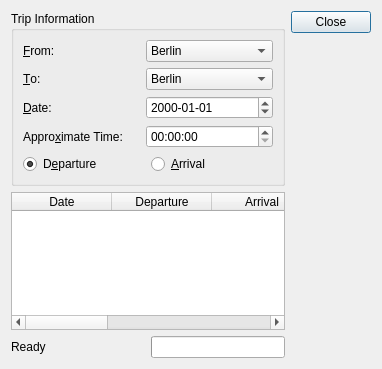
<ui version="4.0" >
 <class>TripPlanner</class>
 <widget class="QDialog" name="TripPlanner" >
  <property name="geometry" >
   <rect>
    <x>0</x>
    <y>0</y>
    <width>382</width>
    <height>369</height>
   </rect>
  </property>
  <property name="windowTitle" >
   <string>Trip Planner</string>
  </property>
  <layout class="QGridLayout" >
   <item row="0" column="0" >
    <widget class="QGroupBox" name="tripInfoGroupBox" >
     <property name="title" >
      <string>Trip Information</string>
     </property>
     <layout class="QGridLayout" >
      <item row="3" column="0" >
       <widget class="QLabel" name="timeLabel" >
        <property name="text" >
         <string>Appro&amp;ximate Time:</string>
        </property>
        <property name="buddy" >
         <cstring>timeEdit</cstring>
        </property>
       </widget>
      </item>
      <item row="2" column="1" >
       <widget class="QDateTimeEdit" name="dateEdit" >
        <property name="displayFormat" >
         <string>yyyy-MM-dd</string>
        </property>
       </widget>
      </item>
      <item row="3" column="1" >
       <widget class="QDateTimeEdit" name="timeEdit" >
        <property name="displayFormat" >
         <string>hh:mm:ss</string>
        </property>
       </widget>
      </item>
      <item row="2" column="0" >
       <widget class="QLabel" name="dateLabel" >
        <property name="text" >
         <string>&amp;Date:</string>
        </property>
        <property name="buddy" >
         <cstring>dateEdit</cstring>
        </property>
       </widget>
      </item>
      <item row="1" column="0" >
       <widget class="QLabel" name="toLabel" >
        <property name="text" >
         <string>&amp;To:</string>
        </property>
        <property name="buddy" >
         <cstring>toComboBox</cstring>
        </property>
       </widget>
      </item>
      <item row="4" column="0" colspan="2" >
       <layout class="QHBoxLayout" >
        <item>
         <widget class="QRadioButton" name="departureRadioButton" >
          <property name="text" >
           <string>D&amp;eparture</string>
          </property>
          <property name="shortcut" >
           <string>Alt+E</string>
          </property>
          <property name="checked" >
           <bool>true</bool>
          </property>
         </widget>
        </item>
        <item>
         <widget class="QRadioButton" name="arrivalRadioButton" >
          <property name="text" >
           <string>&amp;Arrival</string>
          </property>
          <property name="shortcut" >
           <string>Alt+A</string>
          </property>
         </widget>
        </item>
       </layout>
      </item>
      <item row="0" column="1" >
       <widget class="QComboBox" name="fromComboBox" >
        <property name="currentIndex" >
         <number>0</number>
        </property>
        <item>
         <property name="text" >
          <string>Berlin</string>
         </property>
        </item>
        <item>
         <property name="text" >
          <string>Bonn</string>
         </property>
        </item>
        <item>
         <property name="text" >
          <string>Bremen</string>
         </property>
        </item>
        <item>
         <property name="text" >
          <string>Dresden</string>
         </property>
        </item>
        <item>
         <property name="text" >
          <string>Düsseldorf</string>
         </property>
        </item>
        <item>
         <property name="text" >
          <string>Dortmund</string>
         </property>
        </item>
        <item>
         <property name="text" >
          <string>Frankfurt am Main</string>
         </property>
        </item>
        <item>
         <property name="text" >
          <string>Hannover</string>
         </property>
        </item>
        <item>
         <property name="text" >
          <string>Hamburg</string>
         </property>
        </item>
        <item>
         <property name="text" >
          <string>München</string>
         </property>
        </item>
        <item>
         <property name="text" >
          <string>Nürnberg</string>
         </property>
        </item>
        <item>
         <property name="text" >
          <string>Rostock</string>
         </property>
        </item>
        <item>
         <property name="text" >
          <string>Stuttgart</string>
         </property>
        </item>
       </widget>
      </item>
      <item row="1" column="1" >
       <widget class="QComboBox" name="toComboBox" >
        <property name="currentIndex" >
         <number>0</number>
        </property>
        <item>
         <property name="text" >
          <string>Berlin</string>
         </property>
        </item>
        <item>
         <property name="text" >
          <string>Bonn</string>
         </property>
        </item>
        <item>
         <property name="text" >
          <string>Bremen</string>
         </property>
        </item>
        <item>
         <property name="text" >
          <string>Dresden</string>
         </property>
        </item>
        <item>
         <property name="text" >
          <string>Düsseldorf</string>
         </property>
        </item>
        <item>
         <property name="text" >
          <string>Dortmund</string>
         </property>
        </item>
        <item>
         <property name="text" >
          <string>Frankfurt am Main</string>
         </property>
        </item>
        <item>
         <property name="text" >
          <string>Hannover</string>
         </property>
        </item>
        <item>
         <property name="text" >
          <string>Hamburg</string>
         </property>
        </item>
        <item>
         <property name="text" >
          <string>München</string>
         </property>
        </item>
        <item>
         <property name="text" >
          <string>Nürnberg</string>
         </property>
        </item>
        <item>
         <property name="text" >
          <string>Rostock</string>
         </property>
        </item>
        <item>
         <property name="text" >
          <string>Stuttgart</string>
         </property>
        </item>
       </widget>
      </item>
      <item row="0" column="0" >
       <widget class="QLabel" name="fromLabel" >
        <property name="text" >
         <string>&amp;From:</string>
        </property>
        <property name="buddy" >
         <cstring>fromComboBox</cstring>
        </property>
       </widget>
      </item>
     </layout>
    </widget>
   </item>
   <item rowspan="3" row="0" column="1" >
    <widget class="QDialogButtonBox" name="buttonBox" >
     <property name="orientation" >
      <enum>Qt::Vertical</enum>
     </property>
     <property name="standardButtons" >
      <set>QDialogButtonBox::Close</set>
     </property>
    </widget>
   </item>
   <item row="1" column="0" >
    <widget class="QTableWidget" name="tableWidget" >
     <property name="columnCount" >
      <number>6</number>
     </property>
     <column>
      <property name="text" >
       <string>Date</string>
      </property>
     </column>
     <column>
      <property name="text" >
       <string>Departure</string>
      </property>
     </column>
     <column>
      <property name="text" >
       <string>Arrival</string>
      </property>
     </column>
     <column>
      <property name="text" >
       <string>Duration</string>
      </property>
     </column>
     <column>
      <property name="text" >
       <string>Changes</string>
      </property>
     </column>
     <column>
      <property name="text" >
       <string>Train type</string>
      </property>
     </column>
    </widget>
   </item>
   <item row="2" column="0" >
    <layout class="QHBoxLayout" >
     <item>
      <widget class="QLabel" name="statusLabel" >
       <property name="sizePolicy" >
        <sizepolicy vsizetype="Preferred" hsizetype="Expanding" >
         <horstretch>0</horstretch>
         <verstretch>0</verstretch>
        </sizepolicy>
       </property>
       <property name="text" >
        <string>Ready</string>
       </property>
      </widget>
     </item>
     <item>
      <widget class="QProgressBar" name="progressBar" >
       <property name="minimum" >
        <number>0</number>
       </property>
       <property name="maximum" >
        <number>100</number>
       </property>
       <property name="orientation" >
        <enum>Qt::Horizontal</enum>
       </property>
      </widget>
     </item>
    </layout>
   </item>
  </layout>
 </widget>
 <resources/>
 <connections/>
</ui>
